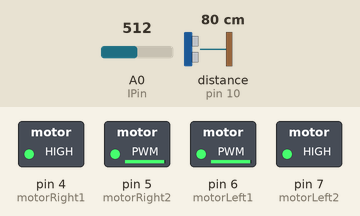
A sketch run on a simulated Arduino Uno, built with avr-gcc and run on an emulated ATmega328P. Parts: switched loads named in the sketch (green lamp = pin HIGH). Wiring (inferred from the names in the program): ultrasonic range finder: trigger pin 9; echo pin 10. The test bench sets the inputs (shaded band); at power-on: distance to the obstacle (sensor on pin 10) 80 cm, A0 (IPin) = 512. The echo pulse lasts 58.3 µs per cm; pins used as bus, display or sensor lines are not drawn.

Above: at 1.2 s.
1.3 s: distance to the obstacle (sensor on pin 10) set to 2 cm
At 2.7 s:
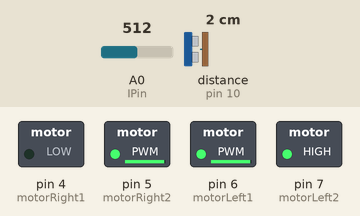
3.0 s: distance to the obstacle (sensor on pin 10) set to 35 cm
At 3.8 s:
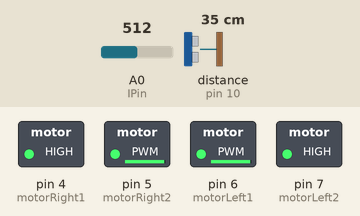
4.7 s: distance to the obstacle (sensor on pin 10) set to 4 cm
At 6.2 s:
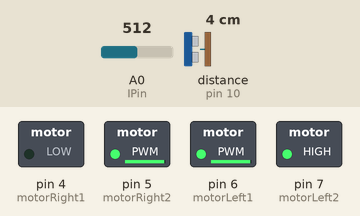
Timing chart, 0 to 7.7 s (numbered marks = the images above; inputs shaded):
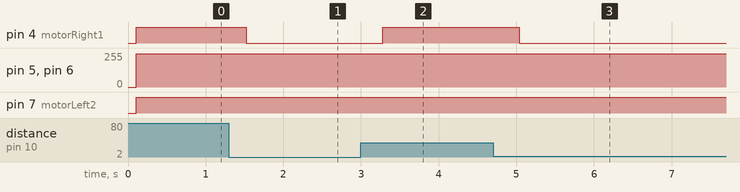

The sketch:

car.ino
```cpp
//56 СКОРОСТЬ 47 НАПРАВЛЕНИЕ
#define motorRight1 4       // Правый мотор.
#define motorRight2 5
#define motorLeft1 6        // Левый мотор.
#define motorLeft2 7
#define PIN_TRIG 9
#define PIN_ECHO 10
#define IPin A0

bool go = false;
bool rotate_left = false;
bool rotate_right = false;

long duration = 0;
long fdist = 0;
long ldist = 0;
int MIN_L = 20;
int MAX_L = 25;

void setup() {
  pinMode (motorRight1, OUTPUT);
  pinMode (motorRight2, OUTPUT);
  pinMode (motorLeft1, OUTPUT);
  pinMode (motorLeft2, OUTPUT);
  pinMode(PIN_TRIG, OUTPUT);
  pinMode(PIN_ECHO, INPUT);

  Serial.begin (9600);
}

void loop() {
  float volts = analogRead(IPin) * 0.0048828125;
  float ldist = 32 * pow(volts, -1.10);
//  Serial.println(ldist);

  digitalWrite(PIN_TRIG, LOW);
  delayMicroseconds(5);
  digitalWrite(PIN_TRIG, HIGH);
  delayMicroseconds(10);
  digitalWrite(PIN_TRIG, LOW);
  duration = pulseIn(PIN_ECHO, HIGH);
  fdist = (duration / 2) / 29.1;
//  Serial.println(fdist);

  delay(100);
  update_state();
  do_action();
  delay(250);
}

void update_state() {
   if (ldist > MAX_L) {
    go = false;
    rotate_right = false;
    rotate_left = true;
  }
  else if (ldist < MIN_L && fdist < MIN_L) {
    go = false;
    rotate_left = false;
    rotate_right = true;
    }
  else if (ldist < MIN_L && fdist > MIN_L) {
    go = true;
    rotate_right = false;
    rotate_left = false;
  }
  else{
    go = false;
    rotate_right = false;
    rotate_left = false;
  }
}

void do_action() {
  if (go) {
    digitalWrite (motorLeft2, HIGH);
    analogWrite (motorLeft1, 250);
    digitalWrite (motorRight1, HIGH);
    analogWrite (motorRight2, 250);
  } else if (rotate_right) {
    digitalWrite (motorLeft2, HIGH);
    analogWrite (motorLeft1, 250);
    digitalWrite (motorRight1, LOW);
    analogWrite (motorRight2, 250);
  } else if (rotate_left) {
    digitalWrite (motorLeft2, HIGH);
    analogWrite (motorLeft1, 150);
    digitalWrite (motorRight1, HIGH);
    analogWrite (motorRight2, 250);
  } else {
    analogWrite(motorLeft1, 0);
    analogWrite(motorRight2, 0);
  }
}
```

Measured:
- after the input at 1.3 s, pin 4 (motorRight1): HIGH → LOW after 0.22 s
- after the input at 3.0 s, pin 4 (motorRight1): LOW → HIGH after 0.28 s
- after the input at 4.7 s, pin 4 (motorRight1): HIGH → LOW after 0.34 s
